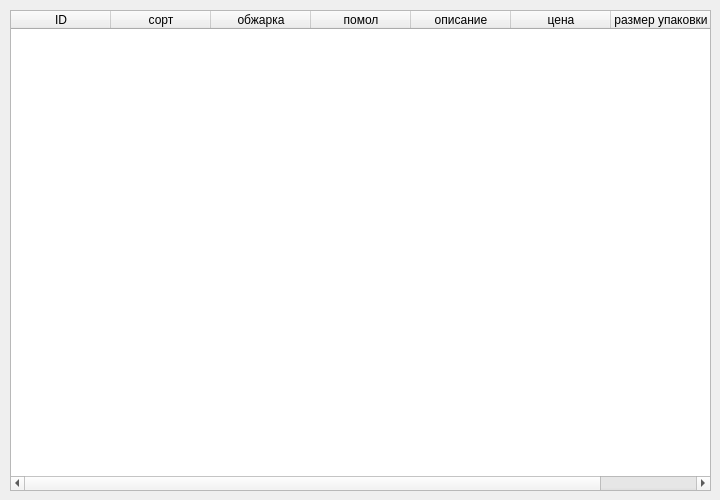
<?xml version="1.0" encoding="UTF-8"?>
<ui version="4.0">
 <class>Form</class>
 <widget class="QWidget" name="Form">
  <property name="geometry">
   <rect>
    <x>0</x>
    <y>0</y>
    <width>720</width>
    <height>500</height>
   </rect>
  </property>
  <property name="minimumSize">
   <size>
    <width>720</width>
    <height>500</height>
   </size>
  </property>
  <property name="maximumSize">
   <size>
    <width>720</width>
    <height>500</height>
   </size>
  </property>
  <property name="windowTitle">
   <string>Эспрессо</string>
  </property>
  <widget class="QTableWidget" name="tableWidget">
   <property name="geometry">
    <rect>
     <x>10</x>
     <y>10</y>
     <width>701</width>
     <height>481</height>
    </rect>
   </property>
   <column>
    <property name="text">
     <string>ID</string>
    </property>
   </column>
   <column>
    <property name="text">
     <string>сорт</string>
    </property>
   </column>
   <column>
    <property name="text">
     <string>обжарка</string>
    </property>
   </column>
   <column>
    <property name="text">
     <string>помол</string>
    </property>
   </column>
   <column>
    <property name="text">
     <string>описание</string>
    </property>
   </column>
   <column>
    <property name="text">
     <string>цена</string>
    </property>
   </column>
   <column>
    <property name="text">
     <string>размер упаковки</string>
    </property>
   </column>
  </widget>
 </widget>
 <resources/>
 <connections/>
</ui>
